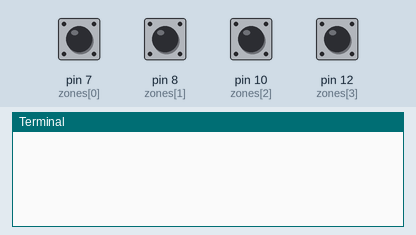
Recording of a program running on a simulated Raspberry Pi (header pin numbers). On the bench: the last lines printed to the terminal. The test bench sets the inputs (shaded band); at power-on: pin 7 (zones[0]), pin 8 (zones[1]), pin 10 (zones[2]), pin 12 (zones[3]) LOW.

Above: at 1.2 s.
1.3 s: pin 7 (zones[0]) pulled HIGH for 0.15 s
At 3.2 s:
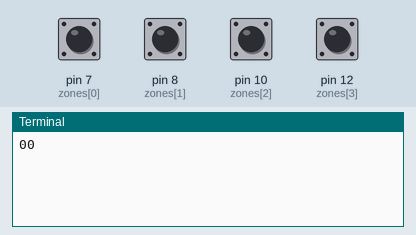
3.5 s: pin 8 (zones[1]) pulled HIGH for 0.15 s
At 4.9 s:
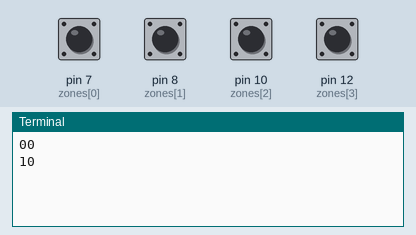
5.1 s: pin 10 (zones[2]) pulled HIGH for 0.15 s
At 6.2 s:
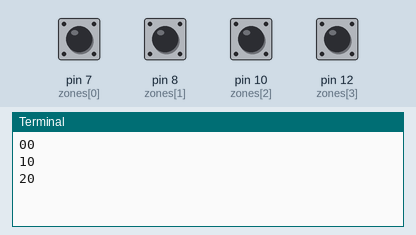
6.7 s: pin 12 (zones[3]) pulled HIGH for 0.15 s
At 8.1 s:
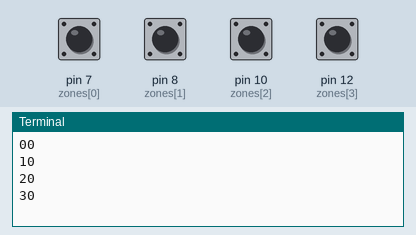
8.3 s: pin 7 (zones[0]) pulled HIGH for 1 s
At 10.2 s:
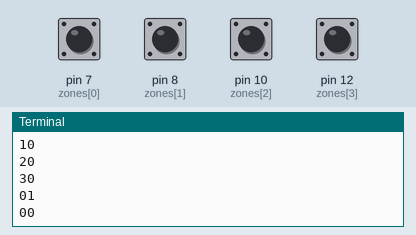
10.8 s: pin 8 (zones[1]) pulled HIGH for 1 s
At 12.2 s:
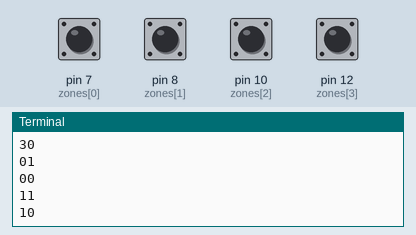
Timing chart, 0 to 13.8 s (numbered marks = the images above; inputs shaded):
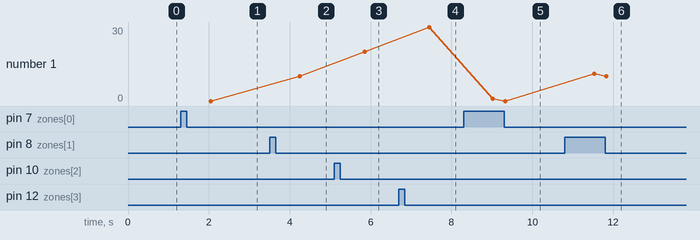

Measured:
- after the input at 1.3 s, the terminal: prints a new line after 0.75 s (image 1)
- after the input at 3.5 s, the terminal: prints a new line after 0.75 s (image 2)
- after the input at 5.1 s, the terminal: prints a new line after 0.75 s (image 3)
- after the input at 6.7 s, the terminal: prints a new line after 0.76 s (image 4)
- after the input at 8.3 s, the terminal: prints a new line after 0.73 s (image 5)
- after the input at 10.8 s, the terminal: prints a new line after 0.73 s (image 6)
- plotted number 1: 0 → 10 after the input at 3.5 s, 10 → 20 after the input at 5.1 s, 20 → 30 after the input at 6.7 s, 30 → 0 after the input at 8.3 s, 0 → 10 after the input at 10.8 s

The program:

index.py
```python
import RPi.GPIO as GPIO
#from EmulatorGUI import GPIO
from datetime import time
from time import sleep
import sys
temp = [0,0,0,0,0,0,0,0,0,0,0,0,0,0,0,0,0,0]
zones = [7,8,10,12]

GPIO.setmode(GPIO.BOARD)
GPIO.setup(zones, GPIO.IN, pull_up_down=GPIO.PUD_DOWN)
while True:

    sleep(0.03)
    for zone in zones:

        if(temp[zones.index(zone)] == GPIO.input(zone)):
            continue
        else:
             temp[zones.index(zone)] = GPIO.input(zone)

             if(GPIO.input(zone)):
                 sleep(0.7)
                 if(GPIO.input(zone)):
                     print(str(zones.index(zone))+'1')
                     sys.stdout.flush()


             else:
                print(str(zones.index(zone))+'0')
                sys.stdout.flush()


GPIO.cleanup()
```
